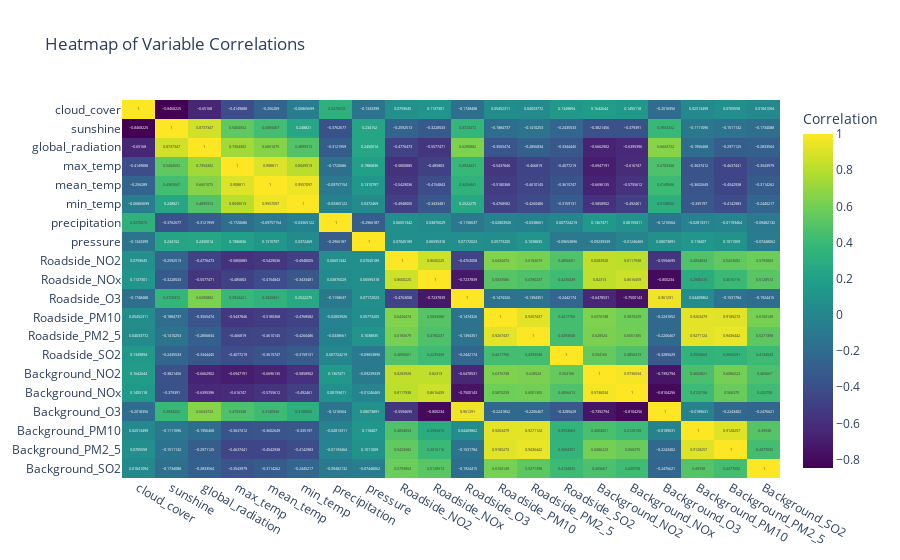

The notebook cell saved with this chart:
### Markdown cell above
# Analysis

### Code cell
# Remove the 'date' column before calculating the correlation matrix
df_numeric = combined_data.drop(columns='date')
# Generate a heatmap to visualize the correlation matrix
corr_matrix = df_numeric.corr()
fig = px.imshow(corr_matrix, 
                text_auto=True, 
                aspect="auto", 
                color_continuous_scale='Viridis', 
                labels=dict(color="Correlation"),
                title="Heatmap of Variable Correlations")
fig.show()

### Figure 1 — Plotly figure (JSON) as saved in the notebook; plotly's stock layout.template omitted (floating-point values rounded to 4 significant figures; data arrays with more than 128 entries replaced by an {"elided": "..."} marker saying what was removed)
{"data": [{"coloraxis": "coloraxis", "hovertemplate": "x: %{x}<br>y: %{y}<br>Correlation: %{z}<extra></extra>", "name": "0", "texttemplate": "%{z}", "type": "heatmap", "x": ["cloud_cover", "sunshine", "global_radiation", "max_temp", "mean_temp", "min_temp", "precipitation", "pressure", "Roadside_NO2", "Roadside_NOx", "Roadside_O3", "Roadside_PM10", "Roadside_PM2_5", "Roadside_SO2", "Background_NO2", "Background_NOx", "Background_O3", "Background_PM10", "Background_PM2_5", "Background_SO2"], "xaxis": "x", "y": ["cloud_cover", "sunshine", "global_radiation", "max_temp", "mean_temp", "min_temp", "precipitation", "pressure", "Roadside_NO2", "Roadside_NOx", "Roadside_O3", "Roadside_PM10", "Roadside_PM2_5", "Roadside_SO2", "Background_NO2", "Background_NOx", "Background_O3", "Background_PM10", "Background_PM2_5", "Background_SO2"], "yaxis": "y", "z": {"elided": "20x20 float values"}}], "layout": {"autosize": true, "coloraxis": {"colorbar": {"title": {"text": "Correlation"}}, "colorscale": [[0, "#440154"], [0.1111, "#482878"], [0.2222, "#3e4989"], [0.3333, "#31688e"], [0.4444, "#26828e"], [0.5556, "#1f9e89"], [0.6667, "#35b779"], [0.7778, "#6ece58"], [0.8889, "#b5de2b"], [1, "#fde725"]]}, "title": {"text": "Heatmap of Variable Correlations"}, "xaxis": {"anchor": "y", "autorange": true, "domain": [0, 1], "range": [-0.5, 19.5], "type": "category"}, "yaxis": {"anchor": "x", "autorange": true, "domain": [0, 1], "range": [19.5, -0.5], "type": "category"}}}
